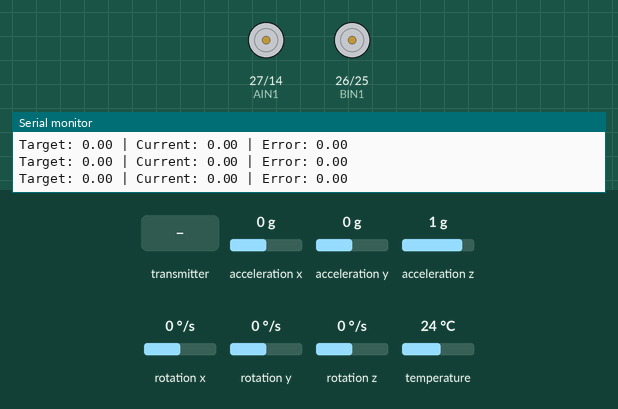
Recording of a sketch running on a simulated ESP32. On the bench: motor-driver pin pairs drawn as motors (green arrow = first pin HIGH = forward, orange = second pin HIGH = backward, longer = more drive, scaled by the enable pin), the last lines printed to the serial monitor. The inputs (shaded band) are chosen by the test bench; at power-on: rotation z 0 °/s, acceleration x 0 g, acceleration y 0 g, acceleration z 1 g, rotation x 0 °/s, rotation y 0 °/s, temperature 24 °C.

Above: at 2.0 s.
2.1 s: rotation z set to -192 °/s
At 2.8 s:
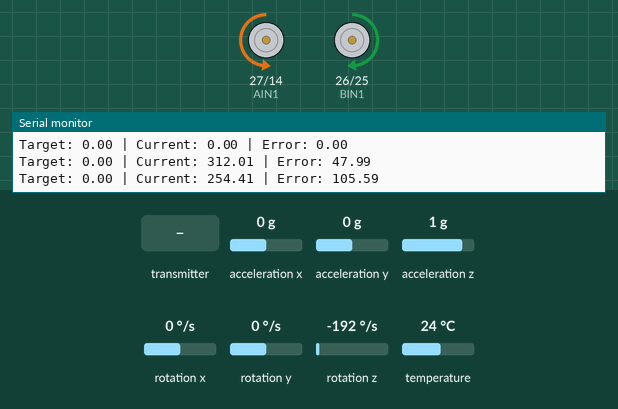
5.1 s: the transmitter starts sending yaw = 25
8.1 s: rotation z set to 0 °/s
At 8.7 s:
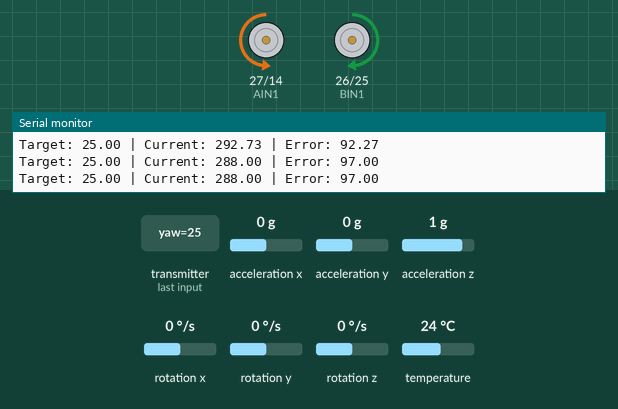
9.6 s: rotation z set to -25 °/s
12.6 s: rotation z set to -29 °/s
14.3 s: the transmitter starts sending yaw = 100
At 16.25 s:
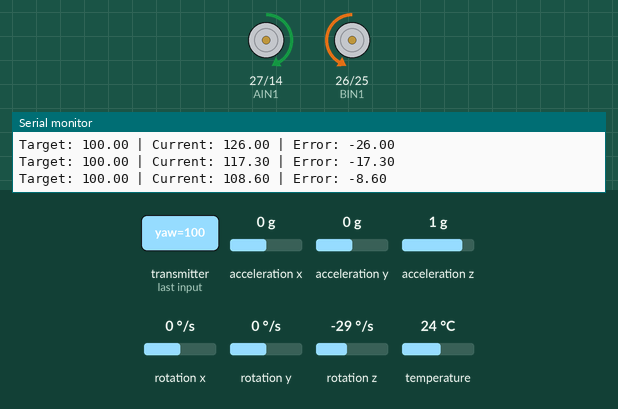
Timing chart, 0 to 18.3 s (numbered marks = the images above; inputs shaded):
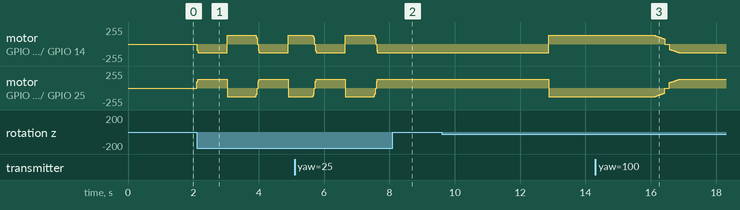

The sketch:

receive1.ino
```cpp
#include <WiFi.h>
#include <esp_now.h>
#include <Wire.h>
#include <Adafruit_MPU6050.h>
#include <Adafruit_Sensor.h>
#include <math.h>

/* ========= 腳位定義 (請依據您的 ESP32 實際接線調整) ========= */
const int PWMA = 13;
const int AIN2 = 14;
const int AIN1 = 27;
const int BIN1 = 26;
const int BIN2 = 25;
const int PWMB = 33;

// I2C 腳位定義 (ESP32 預設通常為 SDA=21, SCL=22)
const int I2C_SDA = 21;
const int I2C_SCL = 22;

/* ========= ESP-NOW 資料結構 ========= */
typedef struct struct_message {
  float yaw;
  float pitch;
  float roll;
} struct_message;

struct_message incomingData;
volatile float target_yaw = 0.0f; // 已改為 volatile，確保跨核心/中斷存取安全

/* ========= 小車本地 MPU6050 變數 ========= */
Adafruit_MPU6050 localMpu;
float gz_offset = 0.0f;
float roll = 0.0f;
float pitch = 0.0f;
float current_yaw = 0.0f;
const float ALPHA = 0.98f;
unsigned long prevMicros = 0;

/* ========= 追隨控制變數 ========= */
const double Kp_turn = 6.0;
const int MAX_SPEED = 130;
const int MIN_SPEED = 65;
bool mpu_ready = false;

/* ========= 執行緒排程時間變數 ========= */
unsigned long lastMpuReadTime = 0;
const unsigned long MPU_READ_INTERVAL = 25; // 40Hz

/* ========= 工具函式 ========= */
static inline float rad2deg(float r) {
  return r * 180.0f / PI;
}

static inline float wrap360(float a) {
  while (a < 0.0f) a += 360.0f;
  while (a >= 360.0f) a -= 360.0f;
  return a;
}

// 馬達驅動控制
void MotorWriting(double vL, double vR) {
  if (vR >= 0) {
    digitalWrite(BIN1, LOW);
    digitalWrite(BIN2, HIGH);
  } else {
    digitalWrite(BIN1, HIGH);
    digitalWrite(BIN2, LOW);
    vR = -vR;
  }

  if (vL >= 0) {
    digitalWrite(AIN1, LOW);
    digitalWrite(AIN2, HIGH);
  } else {
    digitalWrite(AIN1, HIGH);
    digitalWrite(AIN2, LOW);
    vL = -vL;
  }

  // ESP32 的 analogWrite 內部會自動配置 ledc 通道
  analogWrite(PWMA, (int)vL);
  analogWrite(PWMB, (int)vR);
}

/* ========= ESP-NOW 接收回呼函式 ========= */
// 注意：此函式在中斷環境執行，必須維持極簡，已移除 Serial.print 避免阻塞當機
void OnDataRecv(const uint8_t * mac, const uint8_t *incomingDataRaw, int len) {
  memcpy(&incomingData, incomingDataRaw, sizeof(incomingData));
  target_yaw = wrap360(incomingData.yaw);
}

void setup() {
  // Serial1.begin(115200); // 註解掉此行：ESP32 若無重新定義腳位，使用預設 Serial1 可能會與 Flash 衝突
  Serial.begin(115200);
  Serial.println("\n--- ESP32 Single-Chip Controller Boot ---");
  Serial.print("This ESP32 MAC Address: ");
  Serial.println(WiFi.macAddress());

  // 初始化馬達控制腳位
  pinMode(PWMA, OUTPUT); pinMode(PWMB, OUTPUT);
  pinMode(AIN1, OUTPUT); pinMode(AIN2, OUTPUT);
  pinMode(BIN1, OUTPUT); pinMode(BIN2, OUTPUT);
  MotorWriting(0, 0);

  // 初始化 ESP32 的 I2C 總線
  Wire.begin(I2C_SDA, I2C_SCL, 400000);

  // 初始化 MPU6050
  if (!localMpu.begin()) {
    Serial.println("ERROR: Local MPU6050 missing!");
    mpu_ready = false;
  } else {
    Serial.println("Local MPU6050 Found!");
    localMpu.setAccelerometerRange(MPU6050_RANGE_2_G);
    localMpu.setGyroRange(MPU6050_RANGE_250_DEG);
    localMpu.setFilterBandwidth(MPU6050_BAND_21_HZ);

    Serial.println("Calibrating Local Gyro... Keep Car Still.");
    delay(400);
    float sum_gz = 0.0f;
    const int sample_count = 100;
    for (int i = 0; i < sample_count; i++) {
      sensors_event_t a, g, temp;
      if (localMpu.getEvent(&a, &g, &temp)) {
        sum_gz += g.gyro.z * 180.0f / PI;
      }
      delay(2);
    }
    gz_offset = sum_gz / sample_count;
    mpu_ready = true;
    Serial.println("Gyro Calibration Done!");
  }

  // 初始化 Wi-Fi 與 ESP-NOW
  WiFi.mode(WIFI_STA);
  if (esp_now_init() != ESP_OK) {
    Serial.println("Error initializing ESP-NOW");
    return;
  }
  esp_now_register_recv_cb(esp_now_recv_cb_t(OnDataRecv));

  prevMicros = micros();
  lastMpuReadTime = millis();
  Serial.println("--- System Online ---");
}

void loop() {
  unsigned long currentMillis = millis();

  /* 1. 時間排程非同步更新車子角度 */
  if (mpu_ready && (currentMillis - lastMpuReadTime >= MPU_READ_INTERVAL)) {
    lastMpuReadTime = currentMillis;
    sensors_event_t a, g, temp;
    if (localMpu.getEvent(&a, &g, &temp)) {
      unsigned long now = micros();
      float dt = (now - prevMicros) * 1e-6f;
      prevMicros = now;
      if (dt <= 0.0f || dt > 0.1f) dt = 0.01f;

      float roll_acc = rad2deg(atan2(a.acceleration.y, a.acceleration.z));
      float pitch_acc = rad2deg(atan2(-a.acceleration.x, sqrt(a.acceleration.y * a.acceleration.y + a.acceleration.z * a.acceleration.z)));
      roll = ALPHA * (roll + (g.gyro.x * 180.0f / PI) * dt) + (1.0f - ALPHA) * roll_acc;
      pitch = ALPHA * (pitch + (g.gyro.y * 180.0f / PI) * dt) + (1.0f - ALPHA) * pitch_acc;
      current_yaw += ((g.gyro.z * 180.0f / PI) - gz_offset) * dt;
      current_yaw = wrap360(current_yaw);
    }
  }

  /* 2. 最短路徑旋轉控制演算法 */
  float error = target_yaw - current_yaw;
  if (error > 180.0f)  error -= 360.0f;
  if (error < -180.0f) error += 360.0f;

  if (abs(error) < 2.0f) {
    MotorWriting(0, 0);
  } else {
    float control_output = error * Kp_turn;
    int motor_speed = (int)control_output;
    if (motor_speed > 0)  motor_speed += MIN_SPEED;
    if (motor_speed < 0)  motor_speed -= MIN_SPEED;
    motor_speed = constrain(motor_speed, -MAX_SPEED, MAX_SPEED);

    MotorWriting(motor_speed, -motor_speed);
  }

  /* 3. 固定定時除錯監控 (在這裡確認是否收到 ESP-NOW 資料) */
  static unsigned long lastPrint = 0;
  if (currentMillis - lastPrint > 300) {
    lastPrint = currentMillis;
    Serial.print("Target: "); Serial.print(target_yaw);
    Serial.print(" | Current: "); Serial.print(current_yaw);
    Serial.print(" | Error: "); Serial.println(error);
  }
}
```

Measured:
- after the input at 2.1 s, motor on GPIO 27 (AIN1) / GPIO 14 (AIN2): ramps from forward 130/255 to backward 130/255 and jumps back, once every 1.9 s; motor on GPIO 26 (BIN1) / GPIO 25 (BIN2): ramps from backward 130/255 to forward 130/255 and jumps back, once every 1.9 s
- after the input at 8.1 s, motor on GPIO 27 (AIN1) / GPIO 14 (AIN2): stays backward 130/255 (without the input it goes to forward 130/255 after 0.43 s); motor on GPIO 26 (BIN1) / GPIO 25 (BIN2): stays forward 130/255 (without the input it goes to backward 130/255 after 0.43 s)
- after the input at 14.3 s, motor on GPIO 27 (AIN1) / GPIO 14 (AIN2): moves from forward 130/255 to backward 130/255 over 0.75 s, starting after 1.8 s; motor on GPIO 26 (BIN1) / GPIO 25 (BIN2): moves from backward 130/255 to forward 130/255 over 0.75 s, starting after 1.8 s
